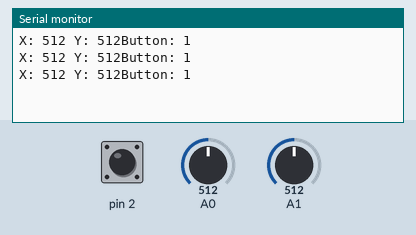
A sketch run on a simulated Arduino Uno, built with avr-gcc and run on an emulated ATmega328P. Parts: the last lines printed to the serial monitor. Inputs (shaded band) come from the test bench; at power-on: A0 = 512, A1 = 512, pin 2 HIGH.

Above: at 1.3 s.
1.4 s: A0 set to 716
At 1.9 s:
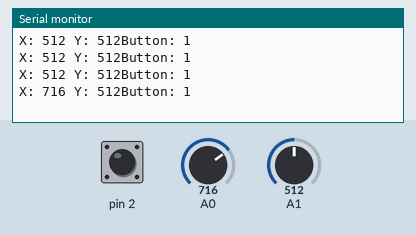
2.9 s: A1 set to 716
At 3.4 s:
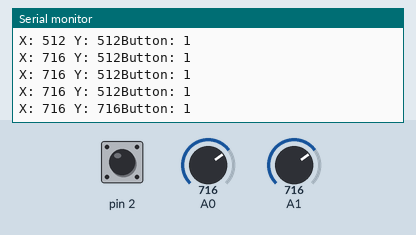
4.4 s: pin 2 pulled LOW for 0.6 s
At 4.9 s:
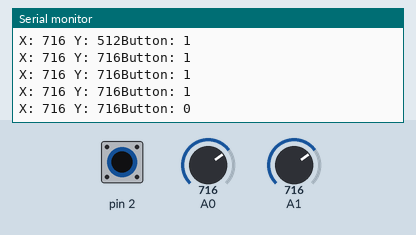
6.5 s: A0 set to 900
At 6.9 s:
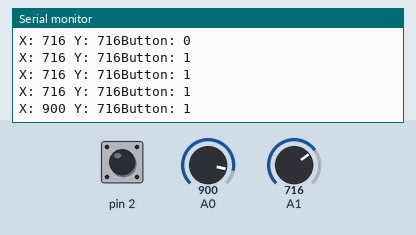
8.0 s: pin 2 pulled LOW for 1 s
At 8.4 s:
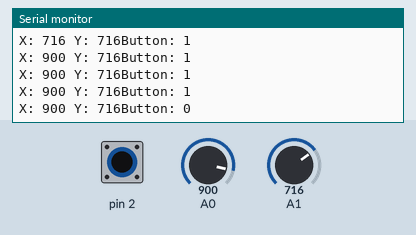
10.5 s: A1 set to 900
At 10.9 s:
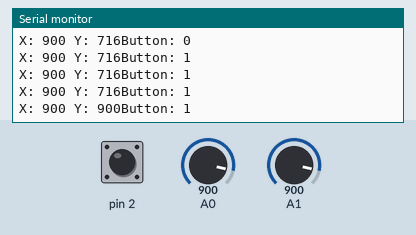
Timing chart, 0 to 13.0 s (numbered marks = the images above; inputs shaded):
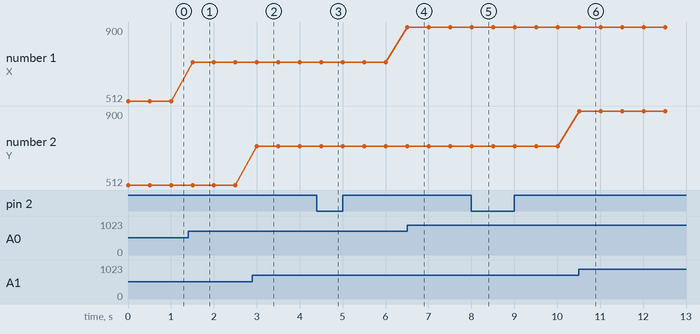

Measured:
- after the input at 1.4 s, the serial monitor: prints a new line after 0.10 s (image 1)
- after the input at 2.9 s, the serial monitor: prints a new line after 0.10 s (image 2)
- after the input at 4.4 s, the serial monitor: prints a new line after 0.11 s (image 3)
- after the input at 6.5 s, the serial monitor: prints a new line at once (image 4)
- after the input at 8.0 s, the serial monitor: prints a new line at once (image 5)
- after the input at 10.5 s, the serial monitor: prints a new line at once (image 6)
- plotted number 1: 512 → 716 after the input at 1.4 s, 716 → 900 after the input at 6.5 s

The sketch:

thumbstick.ino
```cpp
int xValue;
int yValue;
int buttonState;

void setup() {
Serial.begin(9600);
pinMode(A0, INPUT);
pinMode(A1, INPUT);
//pull-up resistor on the push-button pin
pinMode(2, INPUT_PULLUP);
}

void loop() {
// put your main code here, to run repeatedly:
xValue = analogRead(A0);
yValue = analogRead(A1);
buttonState = digitalRead(2);

//print the values
Serial.print("X: ");
Serial.print(xValue);
Serial.print(" Y: ");
Serial.print(yValue);
Serial.print("Button: ");
Serial.print(buttonState);
Serial.println("");

delay(500); // add some delay between reads
}
```
